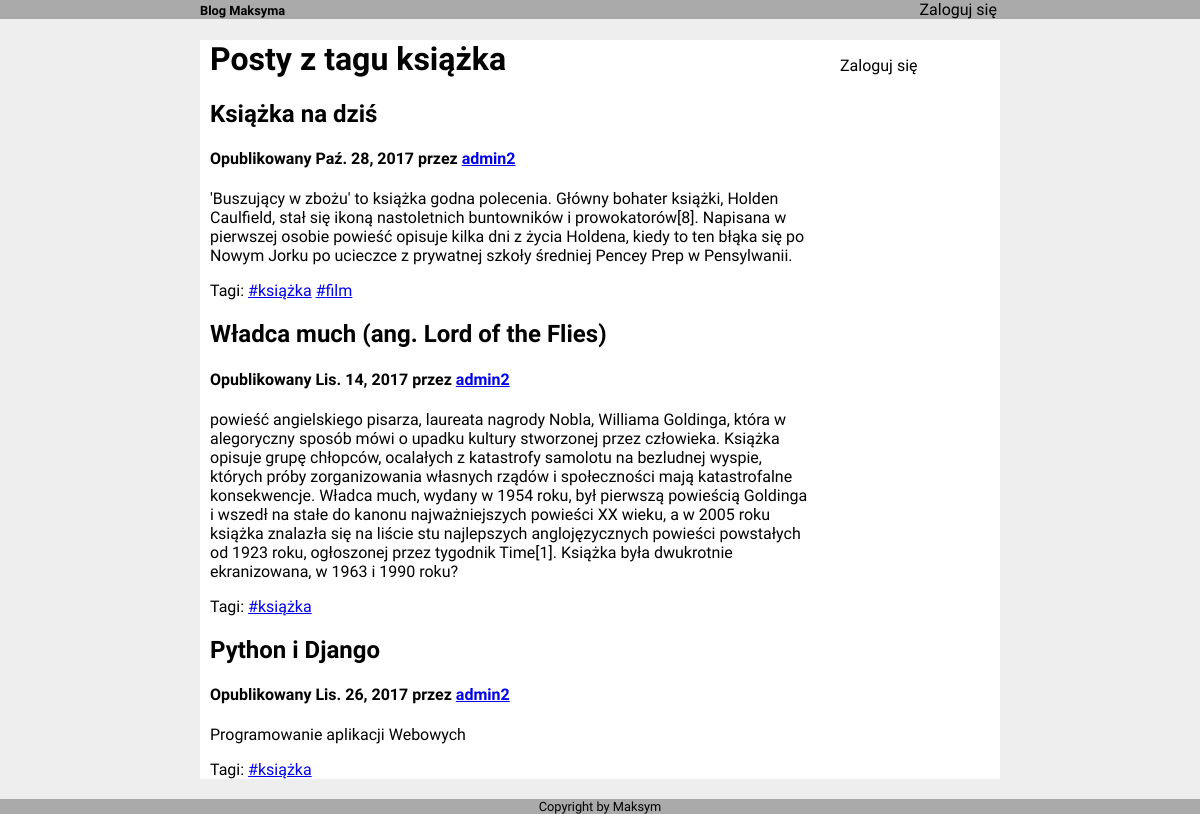
Page /tag/książka/ on the earlier database version.
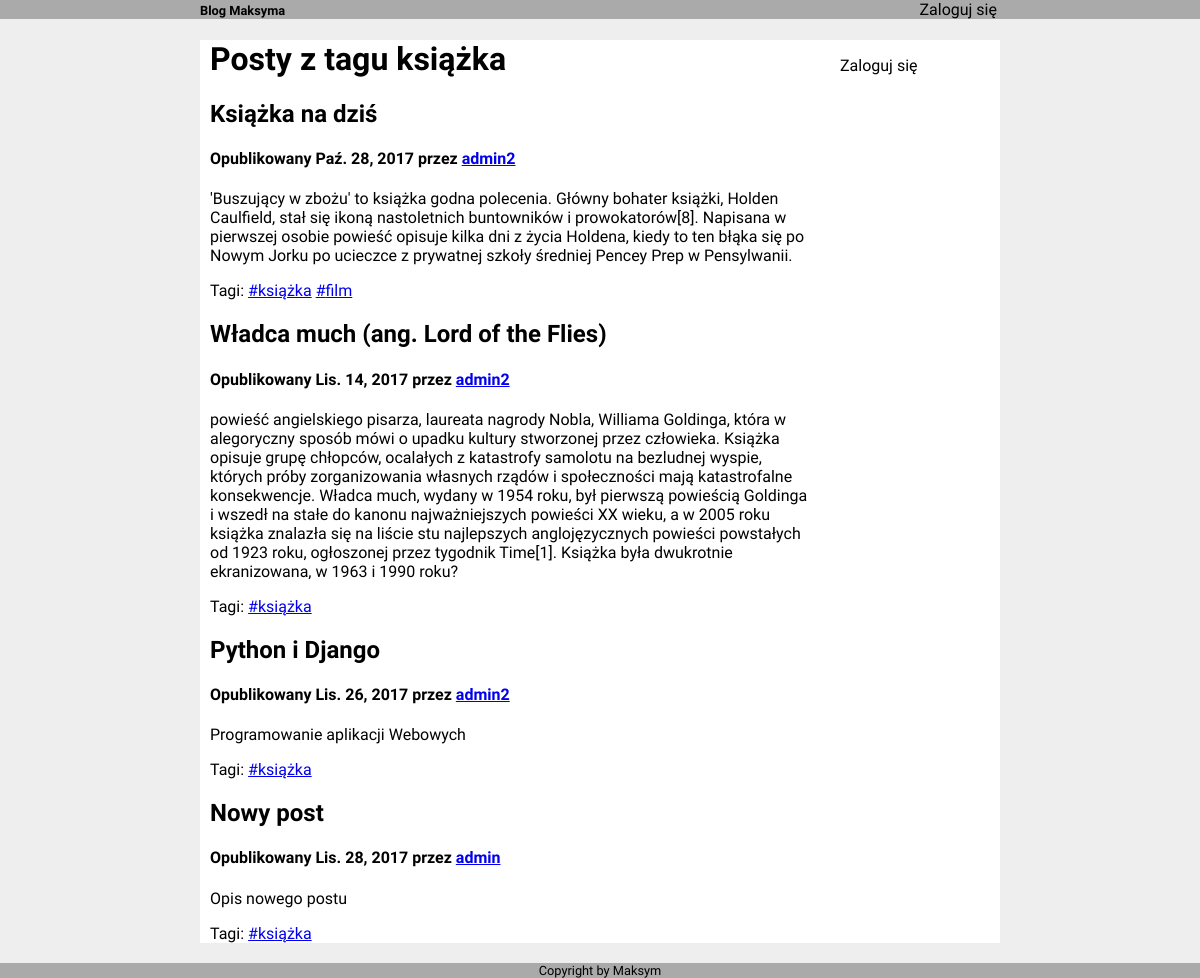
Same page on the later database version.
### blog/models.py (models this page shows, shortened)
class Post(models.Model):
	title  = models.CharField(max_length=200)
	content = models.CharField(max_length=10000)
	publish_date = models.DateField()
	edit_date	= models.DateField(null=True)
	user = models.ForeignKey(User)
	class Meta:
		ordering = ['-publish_date']

class Tag(models.Model):
	name = models.CharField(max_length=200)

### blog/views.py (called while the page is built)
def tag_view(request, name):
	tag = Tag.objects.get(name=name)
	posts = [ptt.post for ptt in PostToTag.objects.filter(tag=tag)]
	for post in posts:
		post.tags = []
	ptts = PostToTag.objects.all()
	for ptt in ptts:
		for post in posts:
			if ptt.post == post:
				post.tags.append(ptt.tag)
	context = {
		'posts' : posts,
		'tagname' : tag.name
	}
	return render(request, 'blog/tag_view.html', context)

### blog/templates/blog/tag_view.html
{% extends 'blog/base.html' %}
{% block content %}
	<h1>Posty z tagu {{ tagname }}</h1>
	{% for post in posts %}
		<div>
			<h2>{{ post.title }}</h2>
			<h4>Opublikowany  {{ post.publish_date }}
	 			przez <a href="{% url 'user_name' post.user.username %}">{{ post.user.username }}</h4></a>
			<p> {{ post.content }}</p>
			<p> Tagi:
				{% for tag in post.tags %}
					<a href="{% url 'tag_view' tag.name %}">#{{ tag.name }}</a>
				{% endfor %}
			</p>
		</div>
	{% endfor %}
{% endblock %}

Differences in the rows shown:
added Post: title "Nowy post", publish_date "Lis. 28, 2017", user.username "admin", content "Opis nowego postu", Tag (name "książka")
